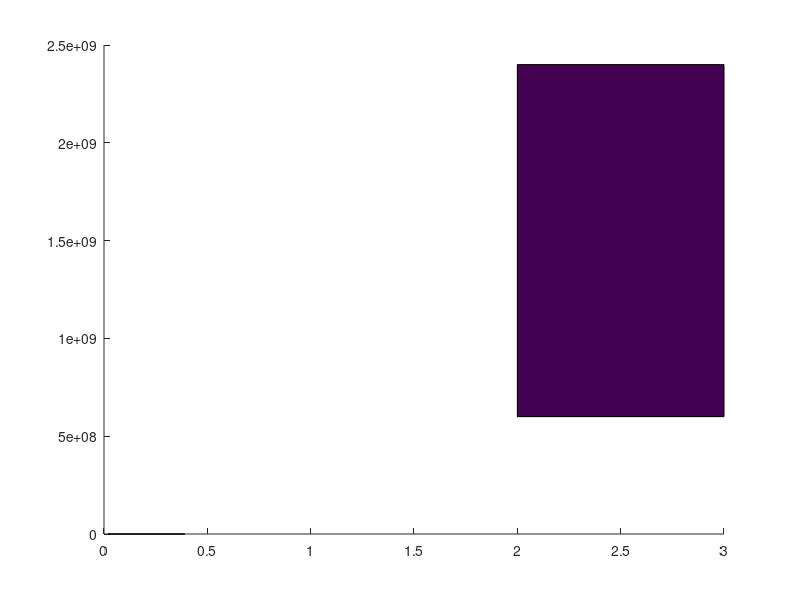

MATLAB code to generate this figure: (Note: this script raises an error after producing the figure.)
% script to make the figure representing scale of different technologies
%
% R. A. Manzuk 07/16/2021
%% list the technologies, their min/max resolution, min/max fov, 
% all listed in microns, res in length of one dimension, fov in squared
% units
nanosims_min_res = 10/512;
nanosims_max_res = 100/256;
nanosims_min_fov = 10^2;
nanosims_max_fov = 100^2;

nanosims_vertices = [nanosims_min_res nanosims_min_fov;...
nanosims_max_res nanosims_min_fov; nanosims_max_res nanosims_max_fov;...
nanosims_min_res nanosims_max_fov];
nanosims_faces = [1 2 3 4];
nanosims_times = [3600;1800;3600;7200];


giri_min_res = 2;
giri_max_res = 3;
giri_min_fov = 4*150000000;
giri_max_fov = 4*(4*150000000);

giri_vertices = [giri_min_res giri_min_fov;...
giri_max_res giri_min_fov; giri_max_res giri_max_fov;...
giri_min_res giri_max_fov];
giri_faces = [1 2 3 4];
giri_times = [10;10;10;10];

all_faces = [1,2,3,4;5,6,7,8];
all_vertices = [nanosims_vertices;giri_vertices];
all_colors = [nanosims_times;giri_times];
%% make the plot
p = patch('Faces',all_faces,'Vertices',all_vertices,'EdgeColor','black','FaceVertexCData',all_colors,'FaceColor','interp');
colormap(brewermap(100,'Blues'));
a = colorbar;
a.Label.String = 'processing time [s]';
xlabel('resolution [\mum]')
ylabel('field of view [\mum^{2}]')
set(gca, 'YScale', 'log')
set(gca, 'XScale', 'log')
set(gca, 'xdir', 'reverse')
hold on
stipple([nanosims_min_res,nanosims_max_res],[nanosims_min_fov,nanosims_max_fov],1000)
stipple([giri_min_res,giri_max_res],[giri_min_fov,giri_max_fov],100)




%% function to stipple
function [] = stipple(x_dims,y_dims, rel_density)
    a = log10(x_dims(1));
    b = log10(x_dims(2));
    c = log10(y_dims(1));
    d = log10(y_dims(2));
    log_area = (b-a) * (d-c);
    n_points = round(log_area * rel_density);
    x_coords = 10.^(a + (b-a) * rand(1,n_points));
    y_coords = 10.^(c + (d-c) * rand(1,n_points));
    scatter(x_coords,y_coords,0.1,'k')
end


